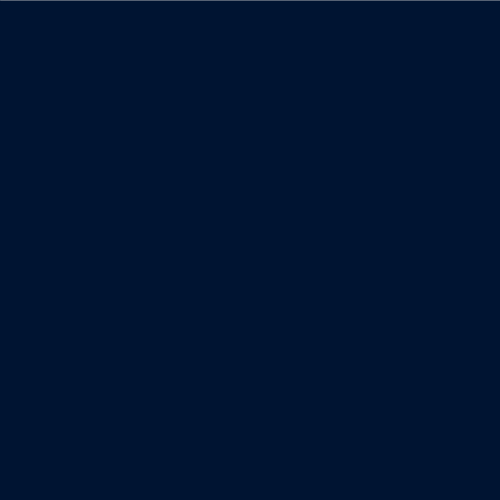
Frame 1 (no input)
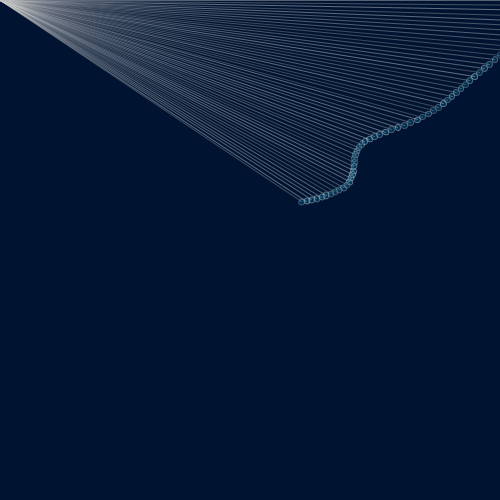
Frame 60 (the mouse pressed at the canvas centre just before this capture)
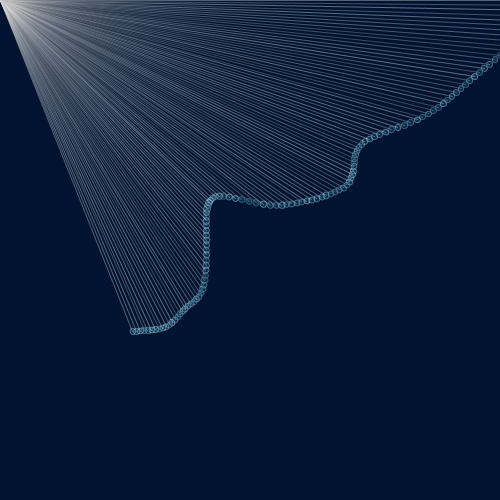
Frame 120 (the mouse held since frame 60 and released just before this capture)

The Processing sketch that drew these frames (run headless with seeded random() and noise(); from frame 60 on, the mouse is pressed at the canvas centre):

// Processing sketch: processing_5053
// ── processing_5053.pde

/*
sketch_2
ruffles
October, 2009
dthibert@telus.net
*/


float turn = 0;
float noiseNum = 0;


void setup() {
  size(500,500);
  background(0,20,50);
  smooth();
  
  noiseSeed(6);
  
};

void draw() {
  //turns whole page
  rotate(turn);
  
  float end = noise(noiseNum) * 800;
  noiseNum = noiseNum + 0.01;
  
  stroke(random(150,255), 100);
  line(0,0,end,0);
  fill(0,200,1500,40);
  ellipse(end,0,6,6);
  
  turn = turn + 0.01;
};
